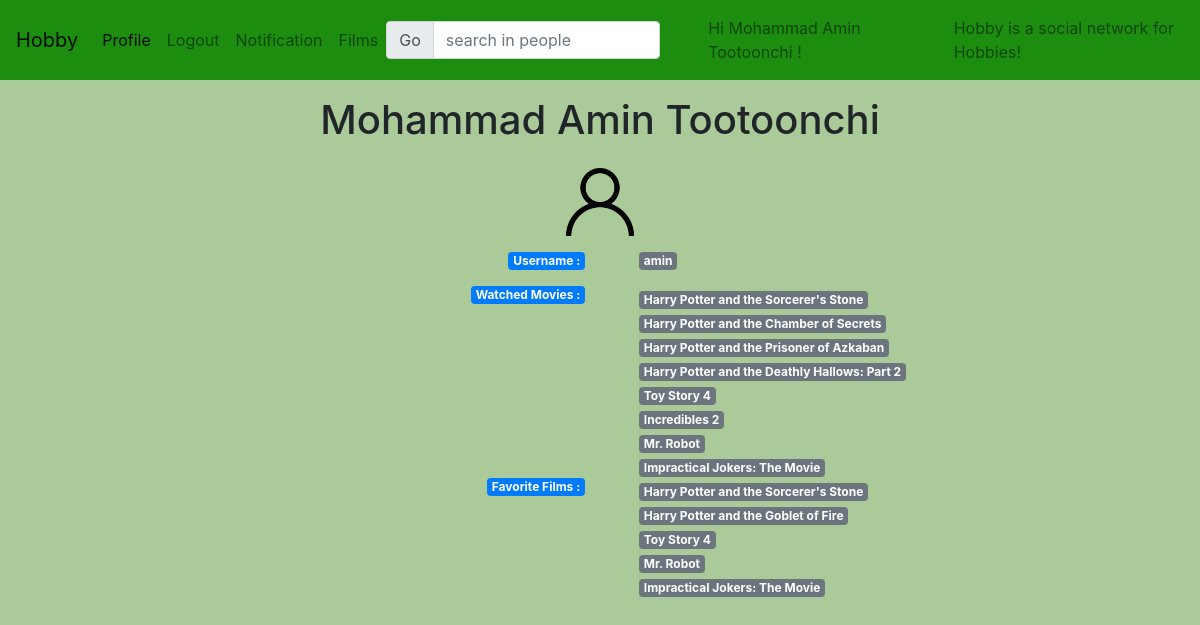
The page /accounts/page/amin on the database as committed earlier.
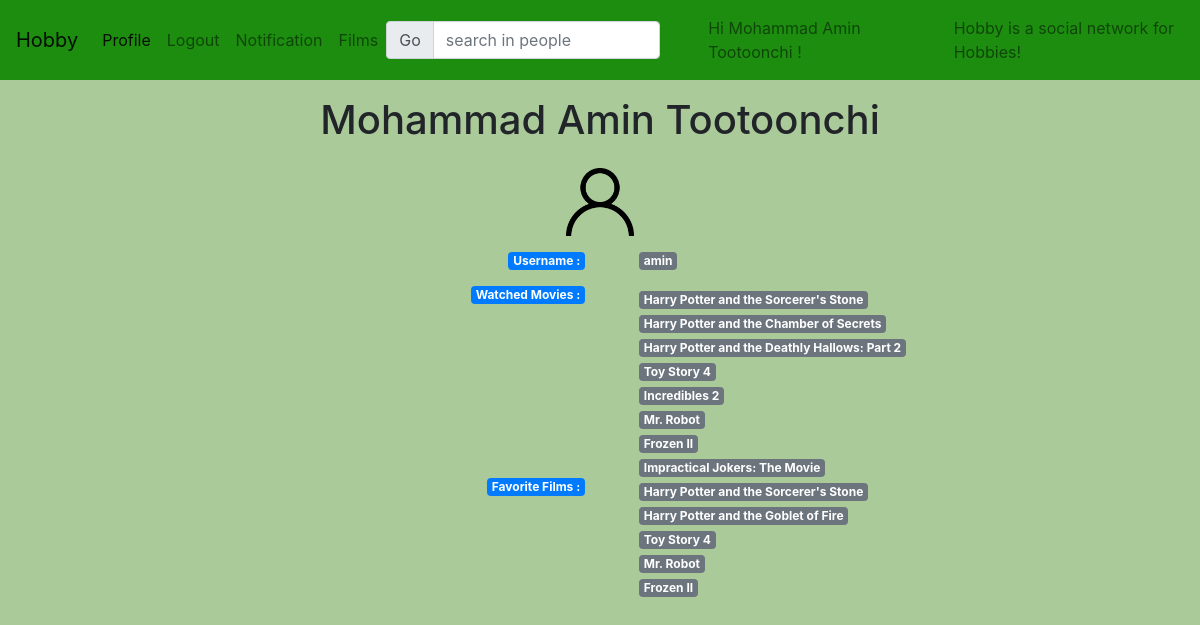
The same page on the database as committed later.
### films/models.py (models this page shows, shortened)
class Film(models.Model):
    title = models.CharField(max_length=100)
    imdbId = models.CharField(primary_key=True, max_length=100)
    year  = models.IntegerField()
    cast = models.CharField(max_length=200)
    countries = models.CharField(max_length=100)
    box_office = models.CharField(max_length=100,default=0)
    rating = models.FloatField()
    votes = models.IntegerField()
    cover_url = models.URLField()
    fullsize_poster = models.URLField()
    writer = models.CharField(max_length=200)
    director = models.CharField(max_length=200)
    top_250_films = models.IntegerField()
    synopsis = models.TextField()
    search_time = models.IntegerField(default=0)
    comments = models.ManyToManyField(Comment)

### accounts/views.py (the view)
# urls.py: path('page/<username>', views.PageView.as_view(), name='user-page'),
class PageView(DetailView):
    template_name = 'accounts/page.html'
    def get_object(self, queryset=None):
        user = User.objects.get(username=self.kwargs['username'])
        return user

### accounts/templatetags/user_detail.py (called while the page is built)
def list_of_movies(watched_films):
    films = watched_films.all()
    titles = []
    for film in films:
        titles.append(film.title)
    if len(titles) == 0:
        return ''
    else:
        return titles

### accounts/templates/accounts/page.html (shortened to what this page needs)
{% extends 'layout.html' %}
{% load bootstrap4 %}
{% load user_detail %}
{% load static %}
{% block body %}
    <div class="container text-center">
    <p class="h1">{{ user.name }}</p>
    {% if u.avatar %}
        <img class="group list-group-image rounded-circle" src="{{ u.avatar.url }}" alt="user avatar" width="100" height="100"/>
    {% else %}
        <img class="group list-group-image p-3" src="{% static 'img/user.png' %}" alt="user avatar" width="100" height="100"/>
    {% endif %}
        <div class="row">
        <div class="col">
            <p class="badge btn-primary float-right">Username :</p>
        </div>
        <div class="col">
            <span class="badge badge-secondary ml-4 float-left">{{ user.username }}</span>
        </div>
    </div>
    <div class="row">
        <div class="col">
        <div class="badge btn-primary float-right">Watched Movies :</div>
        </div>
        <div class="col float-right text-left">
        {% for title in user.watched_films|list_of_movies %}
            <a href="{% url 'films:film-redirector' title %}">
            <span class="badge badge-secondary ml-4">
                 {{ title }}
            </span>
            </a>
        <br>
        {% endfor %}
        </div>
    </div>
    <div class="row">
        <div class="col">
        <div class="badge btn-primary float-right">Favorite Films :</div>
        </div>
        <div class="col float-right text-left">
        {% if user.fav_list|list_of_movies != '' %}
            {% for title in user.fav_list|list_of_movies %}
            <a href="{% url 'films:film-redirector' title %}">
            <span class="badge badge-secondary ml-4">
                {{ title }}
            </span>
            </a>
        <br>
        {% endfor %}
        {% else %}
        <span class="badge badge-secondary ml-4">
        Nothing! <a href="{% url 'films:search' %}"> Add? </a>
        </span>
        {% endif %}
        </div>
    </div>
    </div>
{% endblock %}

Rows that differ between the two databases and show on the page:
no longer on this page (row unchanged): Film: watched_films "Harry Potter and the Prisoner of Azkaban"
now on this page (row edited): Film: watched_films "Frozen II", fav_list "Frozen II"
Other text that changed with them:
list line gone: "Impractical Jokers: The Movie"
